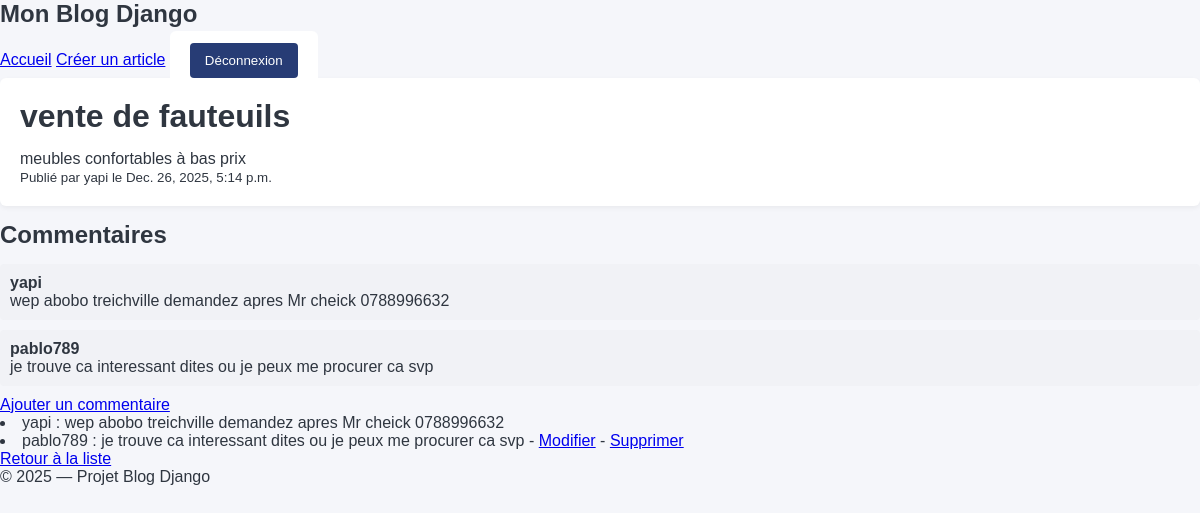
/2/ (signed in), run on the app's committed database.
### articles/models.py (models this page shows, shortened)
class Article(models.Model):
    auteur = models.ForeignKey(User, on_delete=models.CASCADE,
                               related_name='articles')
    titre = models.CharField(max_length=200)
    contenu = models.TextField()
    date_creation = models.DateTimeField(auto_now_add=True)

class Commentaire(models.Model):
    article = models.ForeignKey(Article, on_delete=models.CASCADE,
                                related_name='commentaires')
    auteur = models.ForeignKey(User, on_delete=models.CASCADE)
    contenu = models.TextField()
    date_creation = models.DateTimeField(auto_now_add=True)

### articles/views.py (the view)
# urls.py: path('<int:id>/', views.detail_article, name='detail'),
def detail_article(request, id):
    article = get_object_or_404(Article, id=id)
    commentaires = article.commentaires.all().order_by('-date_creation')
    return render(request, 'articles/detail.html', {
        'article': article,
        'commentaires': commentaires
    })

### articles/templates/articles/detail.html (shortened to what this page needs)
{% extends 'base.html' %}
{% block content %}
<div class="article-card">
    <h1>{{ article.titre }}</h1>
    <p>{{ article.contenu }}</p>
    <small>Publié par {{ article.auteur.username }} le {{ article.date_creation }}</small>
</div>
<h2>Commentaires</h2>
<ul>
    {% for commentaire in commentaires %}
        <div class="commentaire">
        <strong>{{ commentaire.auteur.username }}</strong>
        <p>{{ commentaire.contenu }}</p>
    </div>
    {% empty %}
        <li>Aucun commentaire</li>
    {% endfor %}
</ul>
{% if user.is_authenticated %}
    <a href="{% url 'articles:ajouter_commentaire' article.id %}">Ajouter un commentaire</a>
{% else %}
    <p><a href="{% url 'login' %}">Connectez-vous</a> pour ajouter un commentaire.</p>
{% endif %}
{% for commentaire in commentaires %}
    <li>
        {{ commentaire.auteur.username }} : {{ commentaire.contenu }}
        {% if user == commentaire.auteur %}
            - <a href="{% url 'articles:modifier_commentaire' commentaire.id %}">Modifier</a>
            - <a href="{% url 'articles:supprimer_commentaire' commentaire.id %}">Supprimer</a>
        {% endif %}
    </li>
{% endfor %}
<a href="{% url 'articles:liste' %}">Retour à la liste</a>
{% endblock %}

### static/css/style.css (style rules this page uses)
* { margin: 0; padding: 0; box-sizing: border-box; font-family: Arial, sans-serif; }
body { background-color: #f5f6fa; color: #2f3640; }
h1, h2 { margin-bottom: 15px; }
.article-card { background: white; padding: 20px; margin-bottom: 15px; border-radius: 6px; box-shadow: 0 2px 5px rgba(0,0,0,0.05); }
.commentaire { background: #f1f2f6; padding: 10px; border-radius: 4px; margin-bottom: 10px; }

### data on the page
Article: titre "vente de fauteuils", contenu "meubles confortables à bas prix", auteur.username "yapi", date_creation "Dec. 26, 2025, 5:14 p.m."
Commentaire: auteur.username "yapi", contenu "wep abobo treichville demandez apres Mr cheick 0788996632"
Commentaire: auteur.username "pablo789", contenu "je trouve ca interessant dites ou je peux me procurer ca svp", shows "Modifier"
